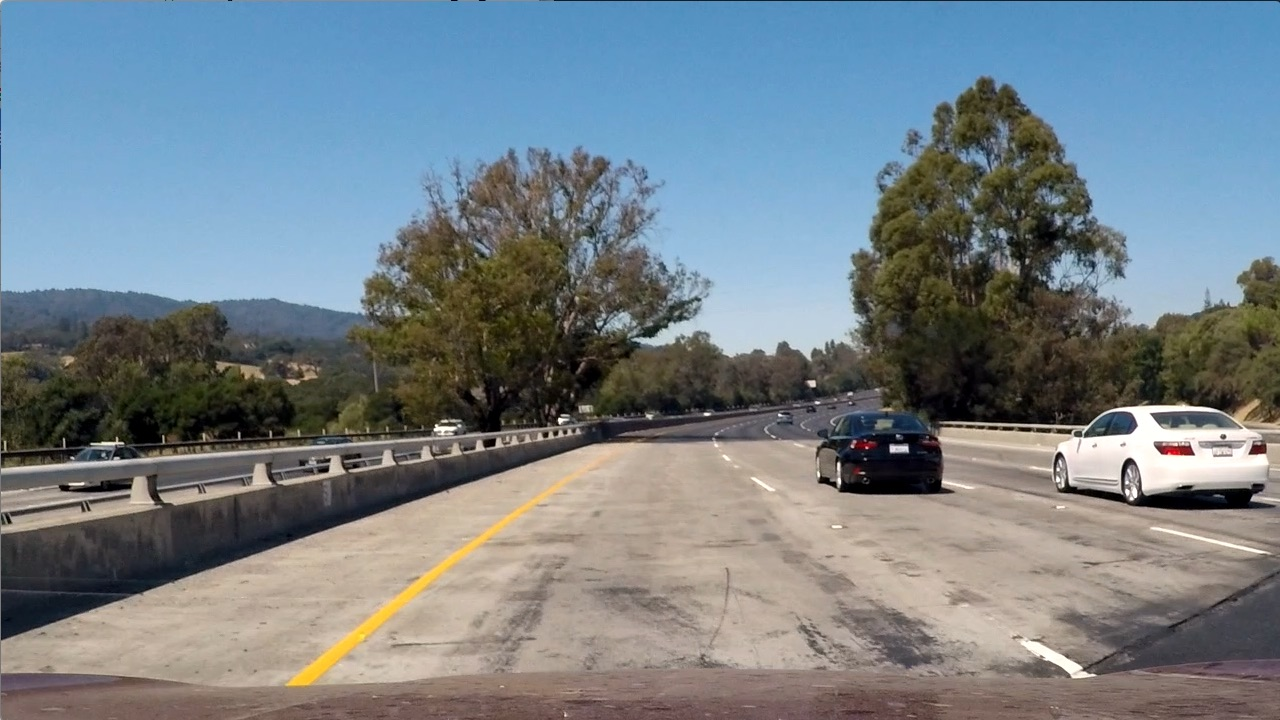
#> input picture test_images/test1.jpg, 1280 x 720 px
$ python -i P4_3.py   (imports and definitions only)   (older library calls are emulated)
#> lines starting #> are read from the running program, lines starting #| are printed output that depends on the picture

# coding: utf-8

# ## Advanced Lane Finding Project
#
# The goals / steps of this project are the following:
#
# * Compute the camera calibration matrix and distortion coefficients given a set of chessboard images.
# * Apply a distortion correction to raw images.
# * Use color transforms, gradients, etc., to create a thresholded binary image.
# * Apply a perspective transform to rectify binary image ("birds-eye view").
# * Detect lane pixels and fit to find the lane boundary.
# * Determine the curvature of the lane and vehicle position with respect to center.
# * Warp the detected lane boundaries back onto the original image.
# * Output visual display of the lane boundaries and numerical estimation of lane curvature and vehicle position.
#
# ---
# ## First, I'll compute the camera calibration using chessboard images

# In[1]:


import cv2
import glob
import pickle
import matplotlib.pyplot as plt
import numpy as np

# prepare object points, like (0,0,0), (1,0,0), (2,0,0) ....,(6,5,0)
objp = np.zeros((6*9,3), np.float32)
objp[:,:2] = np.mgrid[0:9,0:6].T.reshape(-1,2)

# Arrays to store object points and image points from all the images.
# Dictionary to store mtx and dist parameter from all calibration.
objpoints = [] # 3d points in real world space
imgpoints = [] # 2d points in image plane.
dist_pickle = {} # # Save the camera calibration result for later use.

# Make a list of calibration images
images = glob.glob('../camera_cal/calibration*.jpg')

# Step through the list and search for chessboard corners
# [44 lines not run here, left out]

# Difine the function for binalizing the images.
def abs_sobel_thresh(img, orient='x', sobel_kernel=3, thresh=(0,255)):

#> called with orient = 'x', sobel_kernel = 3, thresh = (0, 255)
    gray = cv2.cvtColor(img, cv2.COLOR_RGB2GRAY)
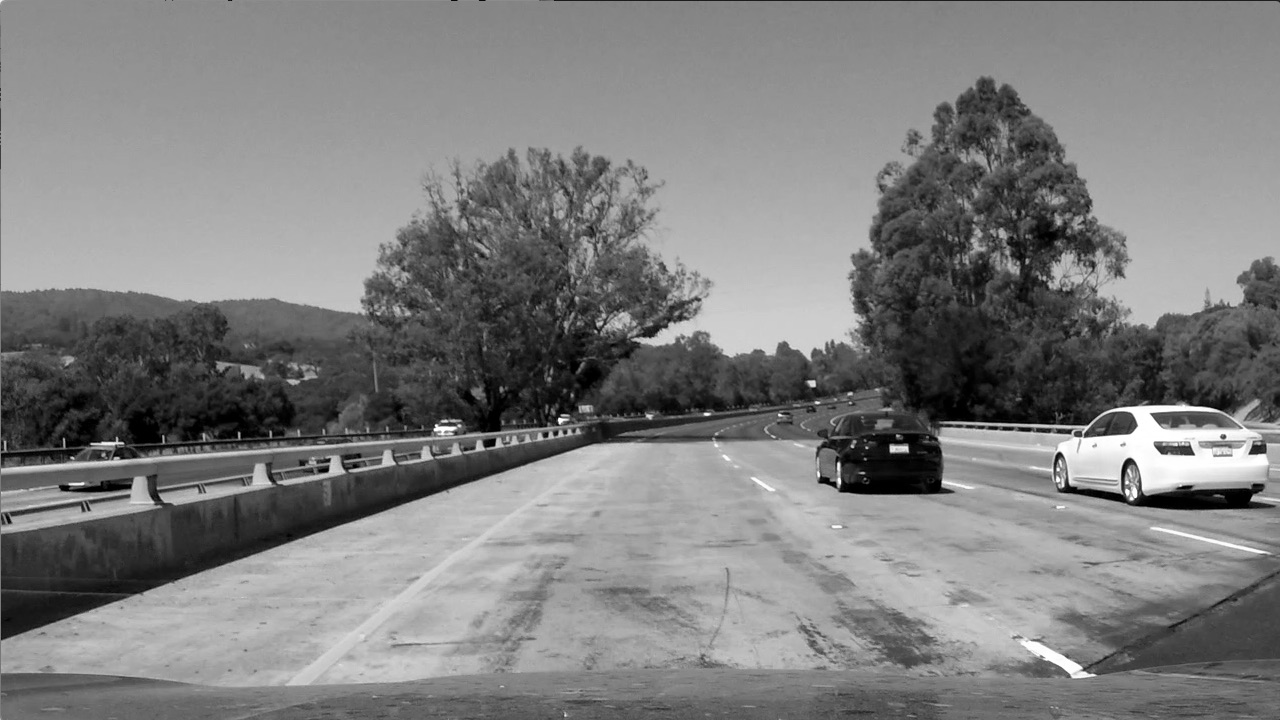
#> gray: shape (720, 1280); min 0, max 255, mean 126.1
    if orient == 'x':
        abs_sobel = np.absolute(cv2.Sobel(gray, cv2.CV_64F, 1, 0))
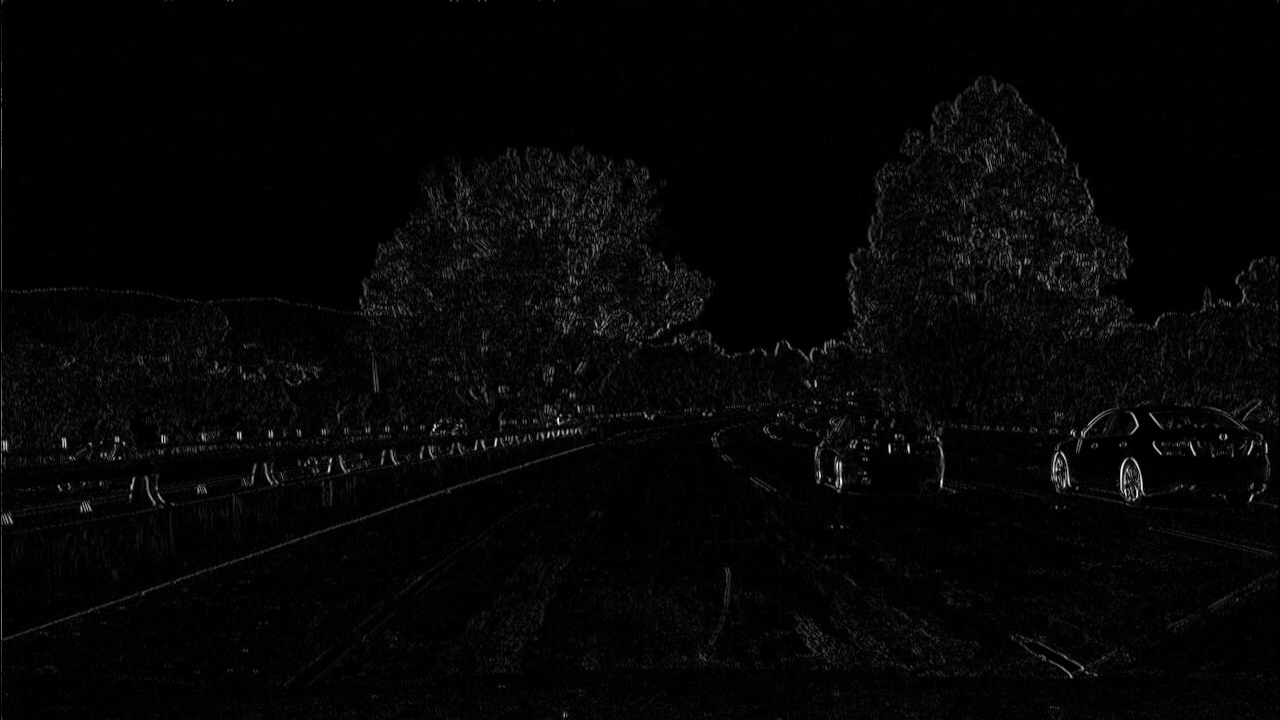
#> abs_sobel: shape (720, 1280) float64; min 0, max 858, mean 19.7; drawn with min black and max white
    if orient == 'y':
        abs_sobel = np.absolute(cv2.Sobel(gray, cv2.CV_64F, 0, 1))
    scaled_sobel = np.uint8(255*abs_sobel/np.max(abs_sobel))
    binary_output = np.zeros_like(scaled_sobel)
    #apply threshould
    binary_output[(scaled_sobel >= thresh[0]) & (scaled_sobel <= thresh[1])] = 1
    return binary_output

# [27 lines left out: functions mag_thresh, color_threshould, not called in this run]

# Make a list of calibration images
images = glob.glob('../test_images/test*.jpg')

# [174 lines not run here, left out]


# In[3]:


# Pipe line of preprocess and lane line detection
# [182 lines left out: function pipeline, not called in this run]


# In[5]:


# Import everything needed to edit/save/watch video clips
from moviepy.editor import VideoFileClip

project_output = '../project_output.mp4'
## To speed up the testing process you may want to try your pipeline on a shorter subclip of the video
## To do so add .subclip(start_second,end_second) to the end of the line below
## Where start_second and end_second are integer values representing the start and end of the subclip
## You may also uncomment the following line for a subclip of the first 5 seconds
# [1 line that did not run here, left out]
# [1 line that did not run here, left out]
# [1 line not run here, left out]

>>> import cv2
>>> picture = cv2.cvtColor(cv2.imread('../test_images/test1.jpg'), cv2.COLOR_BGR2RGB)
>>> result = abs_sobel_thresh(picture)
#> result: shape (720, 1280); every value is 1

$ run again, on test_images/test5.jpg
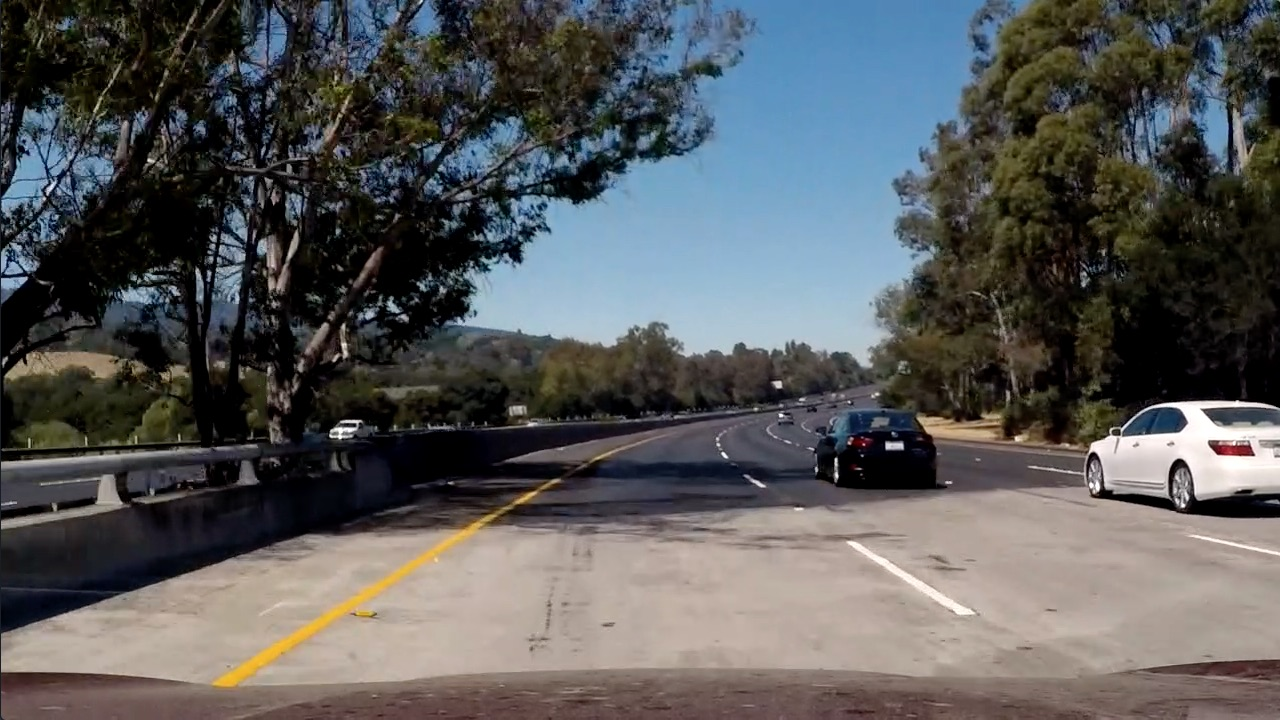
#> input picture test_images/test5.jpg, 1280 x 720 px
#> in abs_sobel_thresh, `gray = cv2.cvtColor(img, cv2.COLOR_RGB2GRAY)`:
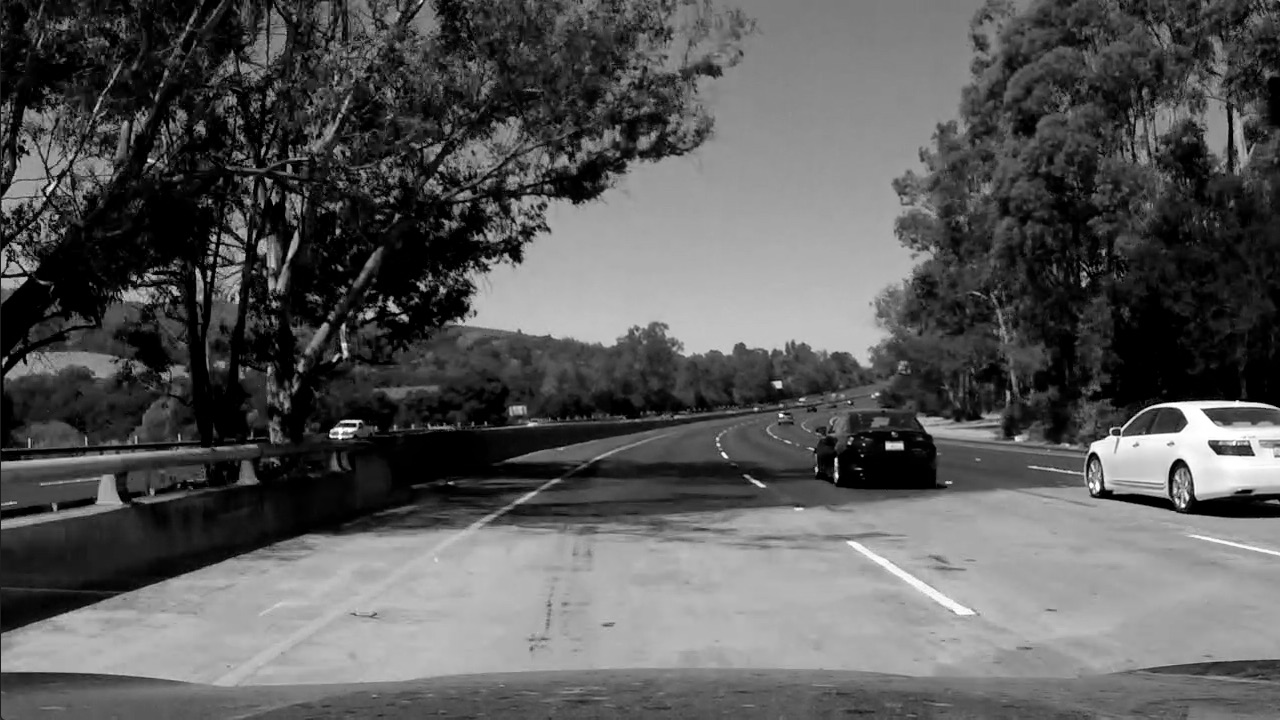
#> gray: shape (720, 1280); min 0, max 255, mean 89.1
#> in abs_sobel_thresh, `abs_sobel = np.absolute(cv2.Sobel(gray, cv2.CV_64F, 1, 0))`:
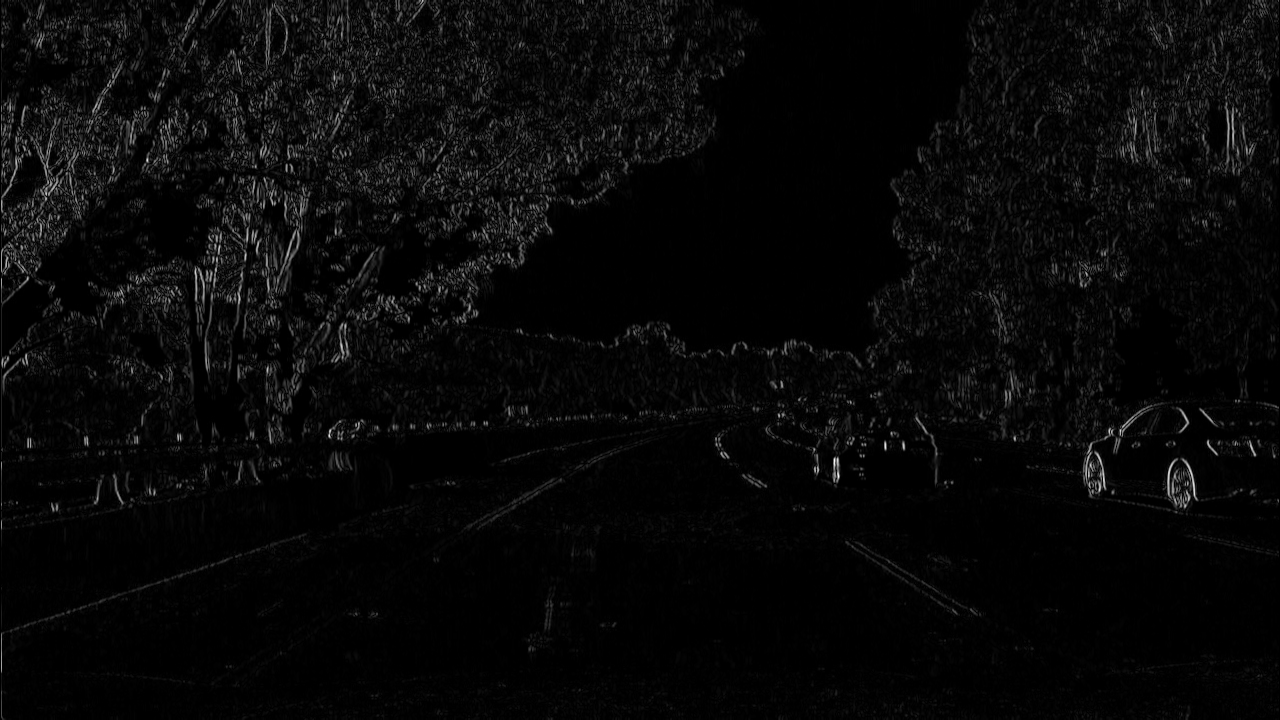
#> abs_sobel: shape (720, 1280) float64; min 0, max 887, mean 30.1; drawn with min black and max white
#> result: shape (720, 1280); every value is 1

$ run again, on test_images/test6.jpg
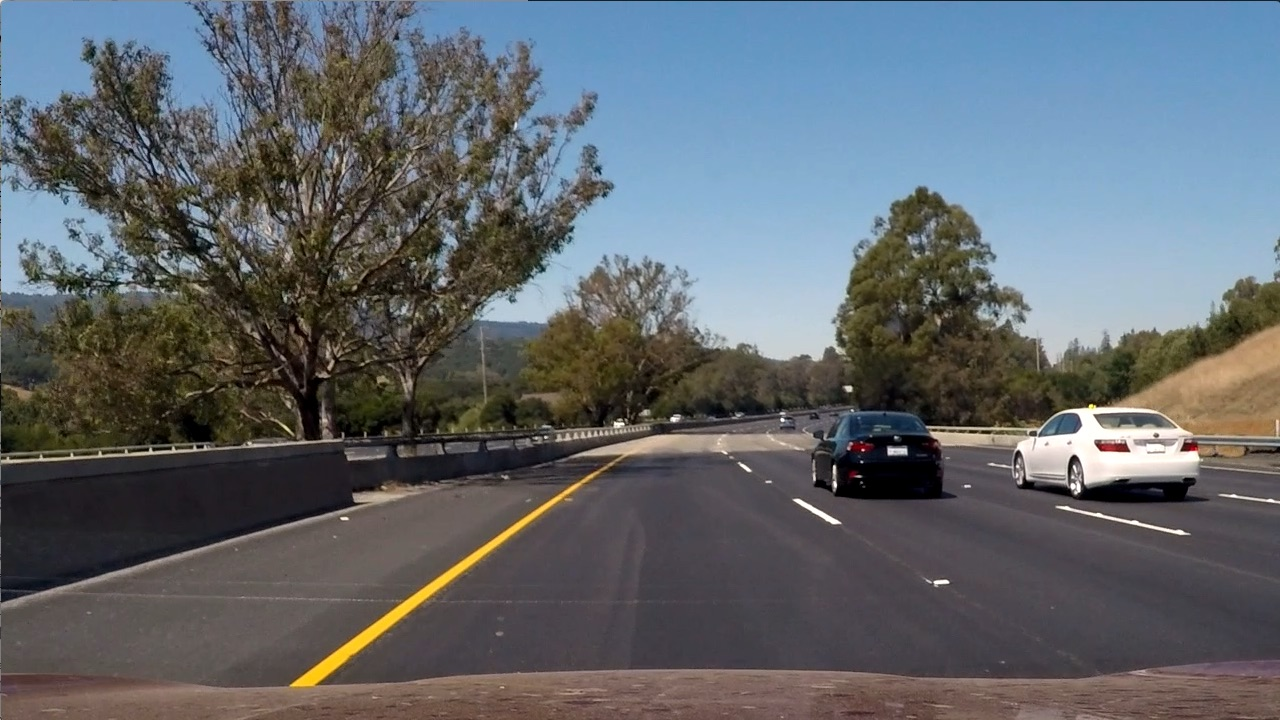
#> input picture test_images/test6.jpg, 1280 x 720 px
#> in abs_sobel_thresh, `gray = cv2.cvtColor(img, cv2.COLOR_RGB2GRAY)`:
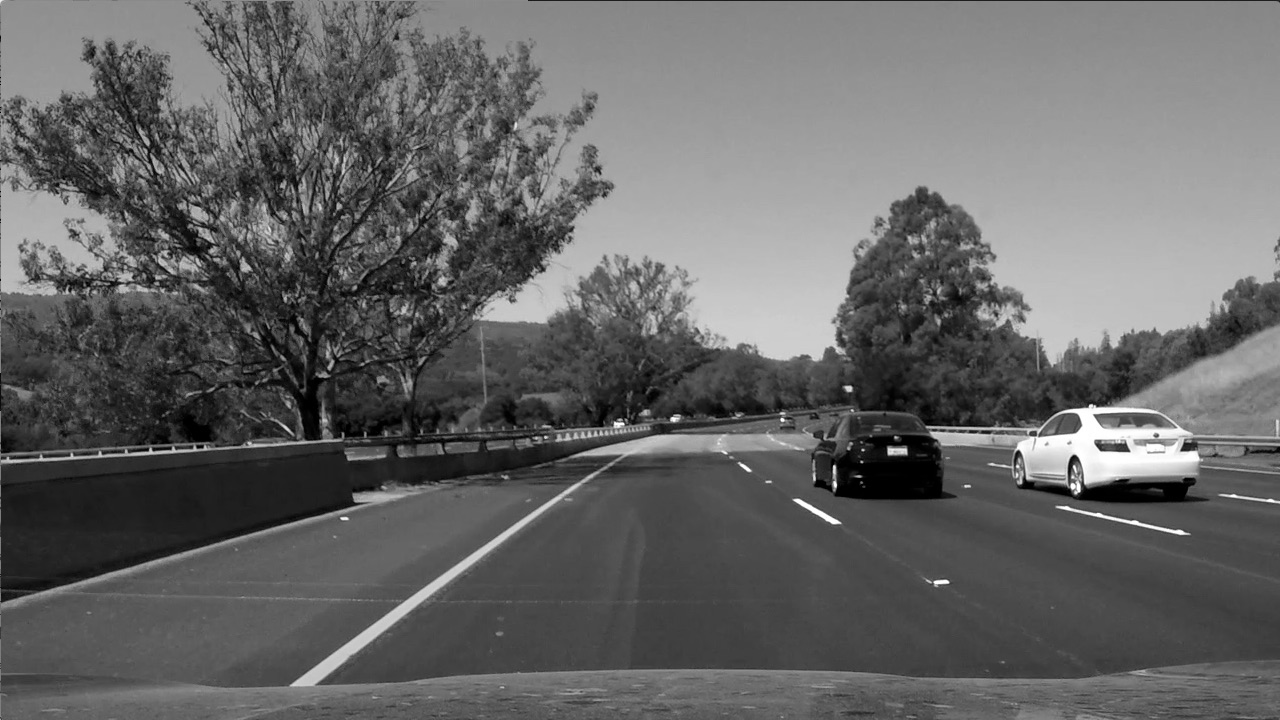
#> gray: shape (720, 1280); min 0, max 255, mean 101.5
#> in abs_sobel_thresh, `abs_sobel = np.absolute(cv2.Sobel(gray, cv2.CV_64F, 1, 0))`:
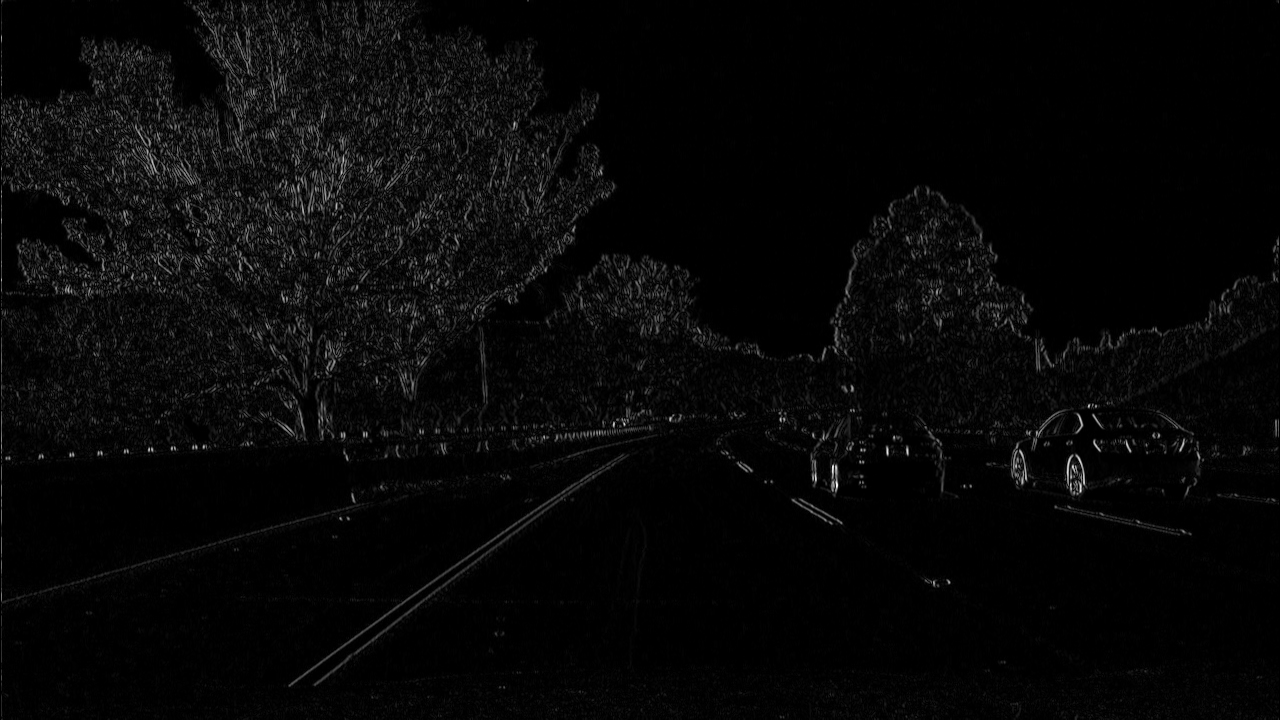
#> abs_sobel: shape (720, 1280) float64; min 0, max 859, mean 26.8; drawn with min black and max white
#> result: shape (720, 1280); every value is 1
